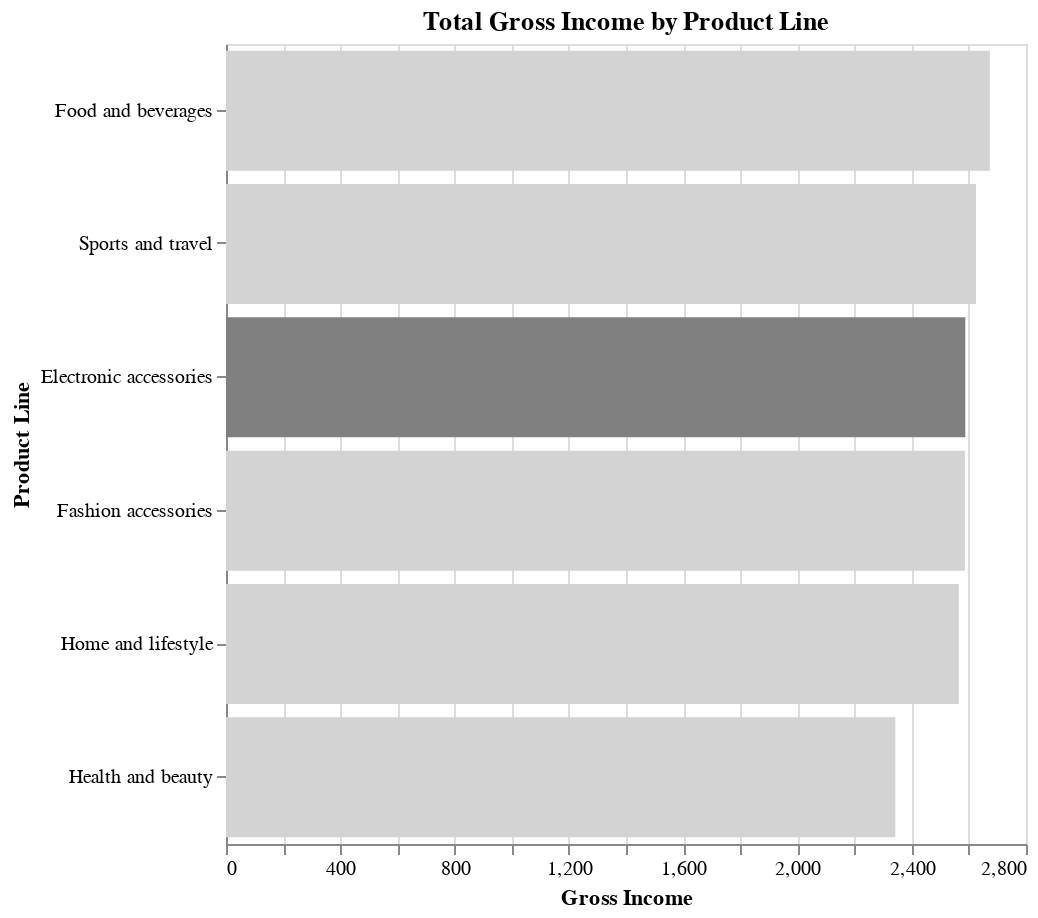

Here is the notebook cell this chart was saved with:
### Code cell
import altair as alt

# Group the data by product line and calculate the sum of gross income
df_grouped = df_sm.groupby('product_line')['gross_income'].sum().sort_values().reset_index()

# Create an Altair Chart object
chart = alt.Chart(df_grouped).mark_bar().encode(
    x=alt.X('gross_income:Q', axis=alt.Axis(title='Gross Income')),
    y=alt.Y('product_line:N', sort='-x', axis=alt.Axis(title='Product Line')),
    color=alt.condition(
        alt.datum.product_line == 'Electronic accessories',
        alt.value('gray'),  # Если категория 'Electronic accessories', то цвет синий
        alt.value('lightgray') # Если категория другая, то цвет серый
    )
).properties(
    title='Total Gross Income by Product Line',
    width=400,
    height=400
)

# Show the chart
chart

### Figure 1 — Vega-Lite specification as saved in the notebook (floating-point values rounded to 4 significant figures)
{"config": {"view": {"continuousWidth": 400, "continuousHeight": 300}}, "data": {"name": "data-36d2bb98a1c21c57cc2ed533b6ad6a8a"}, "mark": "bar", "encoding": {"color": {"condition": {"value": "gray", "test": "(datum.product_line === 'Electronic accessories')"}, "value": "lightgray"}, "x": {"axis": {"title": "Gross Income"}, "field": "gross_income", "type": "quantitative"}, "y": {"axis": {"title": "Product Line"}, "field": "product_line", "sort": "-x", "type": "nominal"}}, "height": 400, "title": "Total Gross Income by Product Line", "width": 400, "$schema": "https://vega.github.io/schema/vega-lite/v4.17.0.json", "datasets": {"data-36d2bb98a1c21c57cc2ed533b6ad6a8a": [{"product_line": "Health and beauty", "gross_income": 2343.0}, {"product_line": "Home and lifestyle", "gross_income": 2565.0}, {"product_line": "Fashion accessories", "gross_income": 2586.0}, {"product_line": "Electronic accessories", "gross_income": 2588.0}, {"product_line": "Sports and travel", "gross_income": 2625.0}, {"product_line": "Food and beverages", "gross_income": 2674.0}]}}
